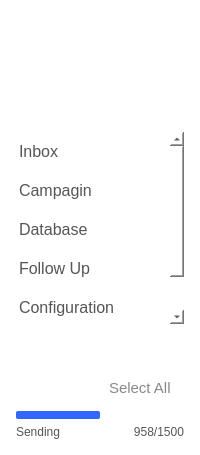
     <widget class="QWidget" name="widget_2" native="true">
      <property name="minimumSize">
       <size>
        <width>200</width>
        <height>0</height>
       </size>
      </property>
      <property name="maximumSize">
       <size>
        <width>200</width>
        <height>16777215</height>
       </size>
      </property>
      <property name="styleSheet">
       <string notr="true">QWidget#widget_2{
   
 background: qlineargradient(spread:pad, 
                                x1:0, y1:0, x2:0, y2:1, 
                                stop:0 #FFEFF2F8, 
                                stop:1 #61BCD9EB);
}

QWidget{
	background: transparent;
}</string>
      </property>
      <layout class="QHBoxLayout" name="horizontalLayout_3">
       <item>
        <layout class="QVBoxLayout" name="verticalLayout_3" stretch="2,10,0,0">
         <property name="leftMargin">
          <number>5</number>
         </property>
         <property name="topMargin">
          <number>5</number>
         </property>
         <property name="rightMargin">
          <number>5</number>
         </property>
         <property name="bottomMargin">
          <number>5</number>
         </property>
         <item>
          <widget class="QWidget" name="widget" native="true">
           <property name="minimumSize">
            <size>
             <width>170</width>
             <height>110</height>
            </size>
           </property>
           <property name="maximumSize">
            <size>
             <width>170</width>
             <height>110</height>
            </size>
           </property>
           <property name="styleSheet">
            <string notr="true">image: url(:/logo/logo.png);
background: transparent;</string>
           </property>
          </widget>
         </item>
         <item>
          <widget class="QListWidget" name="listWidget">
           <property name="font">
            <font>
             <family>Arial</family>
             <pointsize>12</pointsize>
            </font>
           </property>
           <property name="styleSheet">
            <string notr="true">QListWidget {
        background: transparent;
        border: none;
        outline: none;
    }
    QListWidget::item {
        padding: 10px 15px;
        font-size: 20px;
        color: #555;
    }
    QListWidget::item:selected {
        color: #000;
        font-weight: Black;
    }</string>
           </property>
           <item>
            <property name="text">
             <string>Inbox</string>
            </property>
           </item>
           <item>
            <property name="text">
             <string>Campagin</string>
            </property>
           </item>
           <item>
            <property name="text">
             <string>Database</string>
            </property>
           </item>
           <item>
            <property name="text">
             <string>Follow Up</string>
            </property>
           </item>
           <item>
            <property name="text">
             <string>Configuration</string>
            </property>
           </item>
          </widget>
         </item>
         <item>
          <spacer name="verticalSpacer_7">
           <property name="orientation">
            <enum>Qt::Vertical</enum>
           </property>
           <property name="sizeHint" stdset="0">
            <size>
             <width>20</width>
             <height>40</height>
            </size>
           </property>
          </spacer>
         </item>
         <item>
          <layout class="QVBoxLayout" name="verticalLayout_5" stretch="2,1,1">
           <property name="bottomMargin">
            <number>0</number>
           </property>
           <item>
            <layout class="QHBoxLayout" name="horizontalLayout">
             <property name="bottomMargin">
              <number>0</number>
             </property>
             <item>
              <widget class="QPushButton" name="pushButton_delete">
               <property name="minimumSize">
                <size>
                 <width>0</width>
                 <height>35</height>
                </size>
               </property>
               <property name="font">
                <font>
                 <family>Calibri</family>
                 <pointsize>9</pointsize>
                </font>
               </property>
               <property name="styleSheet">
                <string notr="true">QPushButton {
	image: url(:/icons/icons/trash.svg);
    border: none; 
}

QPushButton:hover {
	image: url(:/icons/icons/trash_hv.svg);
    border: none; 
}</string>
               </property>
               <property name="text">
                <string/>
               </property>
              </widget>
             </item>
             <item>
              <widget class="QCheckBox" name="checkBox_delete_all">
               <property name="styleSheet">
                <string notr="true">QCheckBox::indicator {
                width: 0px; /* Hide the circle indicator */
                height: 0px;
            }
QCheckBox {
                font-size: 15px;
                color: #888;
                background-color: transparent;
                border: none;
            }
            QCheckBox:checked {
                font-weight: bold;
                color: #000;
            }</string>
               </property>
               <property name="text">
                <string>Select All</string>
               </property>
              </widget>
             </item>
            </layout>
           </item>
           <item>
            <widget class="QProgressBar" name="progressBar_compose">
             <property name="maximumSize">
              <size>
               <width>16777215</width>
               <height>8</height>
              </size>
             </property>
             <property name="styleSheet">
              <string notr="true">/* Base style for the progress bar */
QProgressBar {
    border: none;                   /* Remove border */
    border-radius: 2px;            /* Rounded corners */
    background-color: #fff;      /* Light gray background */
    text-align: center;             /* Center the text */
    color: transparent;  
	height: 2px;  
}

/* Style for the progress chunk (filled part) */
QProgressBar::chunk {
    background-color: #3366FF;      /* Blue color for the progress */
    border-radius: 2px;            /* Match rounded corners */
}</string>
             </property>
             <property name="value">
              <number>50</number>
             </property>
             <property name="textVisible">
              <bool>false</bool>
             </property>
            </widget>
           </item>
           <item>
            <layout class="QHBoxLayout" name="horizontalLayout_2">
             <property name="bottomMargin">
              <number>0</number>
             </property>
             <item>
              <widget class="QLabel" name="label_23">
               <property name="styleSheet">
                <string notr="true">color: #555;
font-size: 12px;</string>
               </property>
               <property name="text">
                <string>Sending</string>
               </property>
              </widget>
             </item>
             <item>
              <widget class="QLabel" name="label_22">
               <property name="styleSheet">
                <string notr="true">color: #555;
font-size: 12px;</string>
               </property>
               <property name="text">
                <string>958/1500</string>
               </property>
               <property name="alignment">
                <set>Qt::AlignRight|Qt::AlignTrailing|Qt::AlignVCenter</set>
               </property>
              </widget>
             </item>
            </layout>
           </item>
          </layout>
         </item>
        </layout>
       </item>
      </layout>
     </widget>
